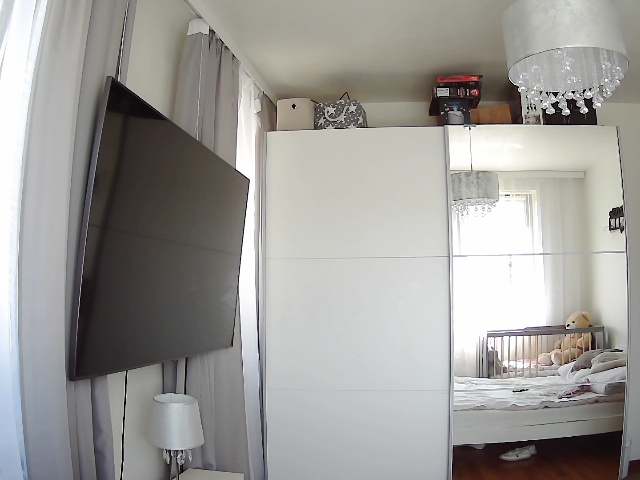
#> input picture resources/right1.jpg, 640 x 480 px, found by its file name
$ python main.py
#> lines starting #> are read from the running program, lines starting #| are printed output that depends on the picture; after the words box and inside, x2 and y2 are one past the last pixel; in counts of white or black regions, pixels touching at a corner belong together
### software/util.py
import numpy as np


def rgb_to_gray(img):
    coeffs = np.array([0.2125, 0.7154, 0.0721])
    return img @ coeffs


def image_quantization(img):
    new_img = np.array(img, copy=True)
    for i in range(img.shape[0]):
        for j in range(img.shape[1]):
            for k in range(3):
                if img[i, j][k] < 32:
                    gray = 0
                elif img[i, j][k] < 64:
                    gray = 32
                elif img[i, j][k] < 96:
                    gray = 64
                elif img[i, j][k] < 128:
                    gray = 96
                elif img[i, j][k] < 160:
                    gray = 128
                elif img[i, j][k] < 192:
                    gray = 160
                elif img[i, j][k] < 224:
                    gray = 192
                else:
                    gray = 224
                new_img[i, j][k] = np.uint8(gray)
    return new_img

### software/suauvol.py
import math

import numpy as np


def integral_image(image, height, width):
    i = np.zeros((height, width))
    ii = np.zeros((height, width))
    for h in range(0, height):
        sum_i = 0
        sum_sqr = 0
        for w in range(0, width):
            sum_i += image[h][w]
            sum_sqr += image[h][w] * image[h][w]
            if h == 0:
                i[h][w] = sum_i
                ii[h][w] = sum_sqr
            else:
                i[h][w] = i[h - 1][w] + sum_i
                ii[h][w] = ii[h - 1][w] + sum_sqr
    return i, ii


def sauvola(image, I, II, height, width, k, r, R):
    bw = np.zeros((height, width))
    s = (2 * r + 1) * (2 * r + 1)
    for h in range(0, height):
        for w in range(0, width):
            if r + 1 <= h < height - r - 1 and r + 1 <= w < width - r - 1:
                sum = I[h + r][w + r] + I[h - r - 1][w - r - 1] - I[h - r - 1][w + r] - \
                      I[h + r][w - r - 1]
                sumSqr = II[h + r][w + r] + II[h - r - 1][w - r - 1] - II[h - r - 1][w + r] - \
                         II[h + r][w - r - 1]
                avg = sum / s
                bw[h][w] = 0 if image[h][w] < avg * (1 + k * (math.sqrt(abs(sumSqr / s - avg * avg)) / R - 1)) else 255
    return bw


def binarization(image, k, r, R):
    I, II = integral_image(image, image.shape[0], image.shape[1])
    return sauvola(image, I, II, image.shape[0], image.shape[1], k, r, R)

### software/canny_detector.py
import numpy as np


def mask_generation(t, sigma):
    temp = -np.log(t) * 2 * (sigma ** 2)
    half = np.round(np.sqrt(temp))
    y, x = np.meshgrid(range(-int(half), int(half) + 1), range(-int(half), int(half) + 1))
    return x, y


def gaussian(x, y, sigma):
    temp = ((x ** 2) + (y ** 2)) / (2 * (sigma ** 2))
    return np.exp(-temp)


def pad(img, kernel):
    r, c = img.shape
    kr, kc = kernel.shape
    padded = np.zeros((r + kr, c + kc), dtype=img.dtype)
    insert = np.uint(kr / 2)
    padded[int(insert): int(insert + r), int(insert): int(insert + c)] = img
    return padded


def smooth(img, kernel=None):
    if kernel is None:
        mask = np.array([[1, 1, 1], [1, 1, 1], [1, 1, 1]])
    else:
        mask = kernel
    i, j = mask.shape
    output = np.zeros((img.shape[0], img.shape[1]))
    image_padded = pad(img, mask)
    for x in range(img.shape[0]):
        for y in range(img.shape[1]):
            output[x, y] = (mask * image_padded[x:x + i, y:y + j]).sum() / mask.sum()
    return output


def f(fx, fy, sigma):
    return (fx ** 2 + fy ** 2) / (2 * sigma ** 2)


def calculate_mask(fx, fy, sigma):
    temp = f(fx, fy, sigma)
    gx = -((fy * np.exp(-temp)) / sigma ** 2)
    gx = (gx * 255)
    gy = -((fx * np.exp(-temp)) / sigma ** 2)
    gy = (gy * 255)
    return gx, gy


def apply_mask(image, kernel):
    i, j = kernel.shape
    kernel = np.flipud(np.fliplr(kernel))
    output = np.zeros_like(image)
    image_padded = pad(image, kernel)
    for x in range(image.shape[0]):
        for y in range(image.shape[1]):
            output[x, y] = (kernel * image_padded[x:x + i, y:y + j]).sum()
    return output


def gradient_magnitude(fx, fy):
    mag = np.sqrt((fx ** 2) + (fy ** 2))
    mag = mag * 100 / mag.max()
    return np.around(mag)


def gradient_direction(fx, fy):
    g_dir = np.rad2deg(np.arctan2(fy, fx)) + 180
    return g_dir


def digitize_angle(angle):
    quantized = np.zeros((angle.shape[0], angle.shape[1]))
    for i in range(angle.shape[0]):
        for j in range(angle.shape[1]):
            if 0 <= angle[i, j] <= 22.5 or 157.5 <= angle[i, j] <= 202.5 or 337.5 < angle[i, j] < 360:
                quantized[i, j] = 0
            elif 22.5 <= angle[i, j] <= 67.5 or 202.5 <= angle[i, j] <= 247.5:
                quantized[i, j] = 1
            elif 67.5 <= angle[i, j] <= 122.5 or 247.5 <= angle[i, j] <= 292.5:
                quantized[i, j] = 2
            elif 112.5 <= angle[i, j] <= 157.5 or 292.5 <= angle[i, j] <= 337.5:
                quantized[i, j] = 3
    return quantized


def non_max_supp(qn, mag, d):
    m = np.zeros(qn.shape)
    a, b = np.shape(qn)
    for i in range(a - 1):
        for j in range(b - 1):
            if qn[i, j] == 0:
                if mag[i, j - 1] < mag[i, j] or mag[i, j] > mag[i, j + 1]:
                    m[i, j] = d[i, j]
                else:
                    m[i, j] = 0
            if qn[i, j] == 1:
                if mag[i - 1, j + 1] <= mag[i, j] or mag[i, j] >= mag[i + 1, j - 1]:
                    m[i, j] = d[i, j]
                else:
                    m[i, j] = 0
            if qn[i, j] == 2:
                if mag[i - 1, j] <= mag[i, j] or mag[i, j] >= mag[i + 1, j]:
                    m[i, j] = d[i, j]
                else:
                    m[i, j] = 0
            if qn[i, j] == 3:
                if mag[i - 1, j - 1] <= mag[i, j] or mag[i, j] >= mag[i + 1, j + 1]:
                    m[i, j] = d[i, j]
                else:
                    m[i, j] = 0
    return m


def double_thresholding(g_suppressed, low_threshold, high_threshold):
    threshold = np.zeros(g_suppressed.shape)
    for i in range(0, g_suppressed.shape[0]):  # loop over pixels
        for j in range(0, g_suppressed.shape[1]):
            if g_suppressed[i, j] < low_threshold:  # lower than low threshold
                threshold[i, j] = 0
            elif low_threshold <= g_suppressed[i, j] < high_threshold:  # between thresholds
                threshold[i, j] = 128
            else:  # higher than high threshold
                threshold[i, j] = 255
    return threshold


def hysteresis(threshold):
    g_strong = np.zeros(threshold.shape)
    for i in range(0, threshold.shape[0]):  # loop over pixels
        for j in range(0, threshold.shape[1]):
            val = threshold[i, j]
            if val == 128:  # check if weak edge connected to strong
                if threshold[i - 1, j] == 255 or threshold[i + 1, j] == 255 or threshold[
                    i - 1, j - 1] == 255 or threshold[i + 1, j - 1] == 255 or threshold[i - 1, j + 1] == 255 or \
                        threshold[i + 1, j + 1] == 255 or threshold[i, j - 1] == 255 or threshold[i, j + 1] == 255:
                    g_strong[i, j] = 255  # replace weak edge as strong
            elif val == 255:
                g_strong[i, j] = 255  # strong edge remains as strong edge
    return g_strong


def detect_edges(image, sigma, t=0.1):
    x, y = mask_generation(t, sigma)
    gauss = gaussian(x, y, sigma)
    gx, gy = calculate_mask(x, y, sigma)
    smooth_img = smooth(image, gauss)
    fx = apply_mask(smooth_img, gx)
    fy = apply_mask(smooth_img, gy)
    mag = gradient_magnitude(fx, fy)
    mag = mag.astype(int)
    angle = gradient_direction(fx, fy)
    quantized = digitize_angle(angle)
    nms = non_max_supp(quantized, angle, mag)
    threshold = double_thresholding(nms, 1, 70)
    return hysteresis(threshold)

### software/morphology.py
import numpy as np


def dilate(image, dilation_level=3):
    dilation_level = 3 if dilation_level < 3 else dilation_level
    structuring_kernel = np.full(shape=(dilation_level, dilation_level), fill_value=255)
    orig_shape = image.shape
    pad_width = dilation_level - 2
    image_pad = np.pad(array=image, pad_width=pad_width, mode='constant')
    pad_img_shape = image_pad.shape
    h_reduce, w_reduce = (pad_img_shape[0] - orig_shape[0]), (pad_img_shape[1] - orig_shape[1])
    sub_matrix = np.array([
        image_pad[i:(i + dilation_level), j:(j + dilation_level)]
        for i in range(pad_img_shape[0] - h_reduce) for j in range(pad_img_shape[1] - w_reduce)
    ])
    image_dilate = np.array([255 if (i == structuring_kernel).any() else 0 for i in sub_matrix])
    image_dilate = image_dilate.reshape(orig_shape)

    return image_dilate


def erode(image, erosion_level=3):
    erosion_level = 3 if erosion_level < 3 else erosion_level
    structuring_kernel = np.full(shape=(erosion_level, erosion_level), fill_value=255)
    orig_shape = image.shape
    pad_width = erosion_level - 2
    image_pad = np.pad(array=image, pad_width=pad_width, mode='constant')
    pad_img_shape = image_pad.shape
    h_reduce, w_reduce = (pad_img_shape[0] - orig_shape[0]), (pad_img_shape[1] - orig_shape[1])
    sub_matrix = np.array([
        image_pad[i:(i + erosion_level), j:(j + erosion_level)]
        for i in range(pad_img_shape[0] - h_reduce) for j in range(pad_img_shape[1] - w_reduce)
    ])
    image_erode = np.array([255 if (i == structuring_kernel).all() else 0 for i in sub_matrix])
    image_erode = image_erode.reshape(orig_shape)
    return image_erode

### software/main.py
import cv2
import imutils as imutils
import numpy as np
from numpy import uint8
from skimage import img_as_ubyte
from skimage.io import imread, imsave
from skimage.transform import probabilistic_hough_line
from skimage.draw import line
import suauvol
import util
from canny_detector import detect_edges
from morphology import dilate, erode
import time


def edge_detection(grayscale_img):
    # res = feature.canny(grayscale_img, sigma=0.5)
    res = detect_edges(grayscale_img, 0.5)
    return res


def line_detection(img):
    lines = probabilistic_hough_line(img, threshold=10, line_length=10, line_gap=5)
    # lines = detect_lines(img)
    lines_img = np.zeros((img.shape[0], img.shape[1]), dtype=uint8)
    for hline in lines:
        p0, p1 = hline
        rr, cc = line(p0[1], p0[0], p1[1], p1[0])
        #     # drawing red lines on original image
        lines_img[rr, cc] = 255
    return lines_img


left = imread('resources/right1.jpg')
#> left is the input picture: shape (480, 640, 3); mean R, G, B 157.5, 156.2, 152.8
right = imread('resources/right2.jpg')
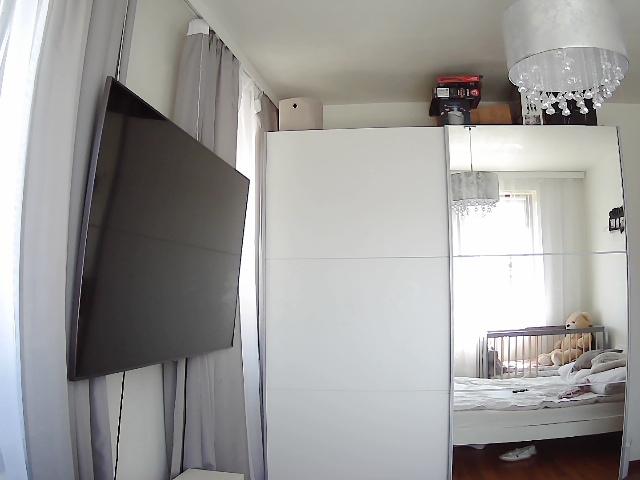
#> input picture resources/right2.jpg, 640 x 480 px, found by its file name
#> right is the input picture: shape (480, 640, 3); mean R, G, B 157.2, 156.2, 154.8
height = left.shape[0]
#> height = 480
width = left.shape[1]
#> width = 640

# at least 1% of the image needs to be covered
thresh = height * width * 0.01 * 0.01
#> thresh = 30.72

# convert image to grayscale
start = time.time()
left_gray = util.rgb_to_gray(left)
end = time.time()
print("RGB to grayscale left.jpg time: ", end - start, "s.")

start = time.time()
right_gray = util.rgb_to_gray(right)
end = time.time()
print("RGB to grayscale right.jpg time: ", end - start, "s.")

imsave("obrazy_i_dane/left_grayscale.jpg", left_gray.astype(np.uint8))
imsave("obrazy_i_dane/right_grayscale.jpg", right_gray.astype(np.uint8))

# binarization
start = time.time()
left_bin = suauvol.binarization(left_gray, 0.2, 13, 128)
#> after the loop in integral_image, `for h in range(0, height):`:
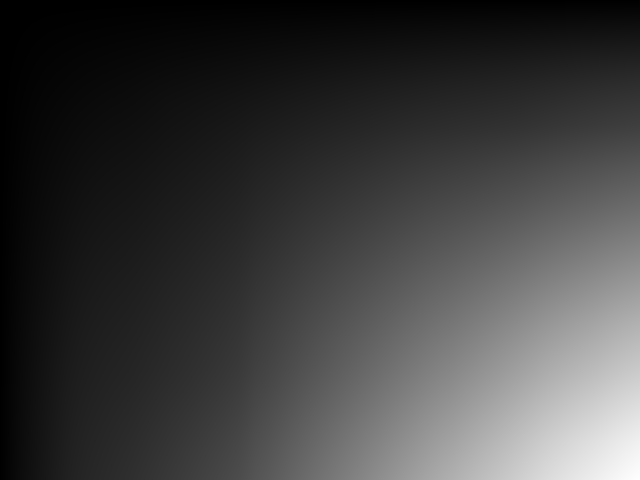
#> i: shape (480, 640) float64; min 237.1, max 47990980.5, mean 11734213.9; drawn with min black and max white
#> after the loop in sauvola, `for h in range(0, height):`:
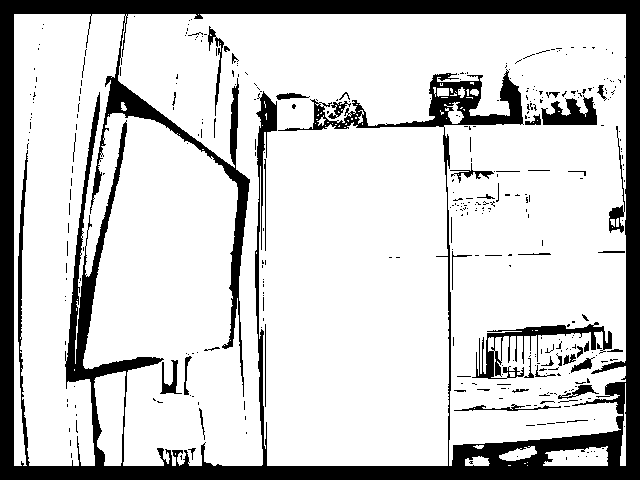
#> bw: shape (480, 640) float64; 80.6% white; 369 black regions (318 under 20 px), largest, box (x1, y1, x2, y2) and area: (0, 0, 640, 480) 51880, (472, 322, 612, 379) 1850, (541, 95, 597, 125) 994
end = time.time()
print("Sauvol binarization time left.jpg time: ", end - start, "s.")

start = time.time()
right_bin = suauvol.binarization(right_gray, 0.2, 13, 128)
#> after the loop in sauvola (call 2), `for h in range(0, height):`: bw: shape (480, 640) float64; 80.7% white; 334 black regions (290 under 20 px), largest, box (x1, y1, x2, y2) and area: (0, 0, 640, 480) 49635, (360, 65, 524, 128) 2846, (471, 323, 612, 379) 1944
end = time.time()
print("Sauvol binarization time right2.jpg time: ", end - start, "s.")

imsave("obrazy_i_dane/left_bin.jpg", left_bin.astype(np.uint8))
imsave("obrazy_i_dane/right_bin.jpg", right_bin.astype(np.uint8))

# edge detection
start = time.time()
left_edges = edge_detection(left_bin)
#> in pad, `padded[int(insert): int(insert + r), int(insert): int(insert + c)] = img`: padded: shape (483, 643) float64; 79.7% white; 369 black regions (318 under 20 px), largest, box (x1, y1, x2, y2) and area: (0, 0, 643, 483) 55249, (473, 323, 613, 380) 1850, (542, 96, 598, 126) 994
#> in detect_edges, `mag = mag.astype(int)`: mag: shape (480, 640) int64; 101 distinct labels, from 0 to 100
#> after the loop in hysteresis, `for i in range(0, threshold.shape[0]):`: g_strong: shape (480, 640) float64; 11.3% white in thin lines or dots
end = time.time()
print("Edge detection left.jpg time: ", end - start, "s.")

start = time.time()
right_edges = edge_detection(right_bin)
#> call 2 of detect_edges, with sigma = 0.5, t = 0.1
#> in pad (call 4), `padded[int(insert): int(insert + r), int(insert): int(insert + c)] = img`: padded: shape (483, 643) float64; 79.8% white; 334 black regions (290 under 20 px), largest, box (x1, y1, x2, y2) and area: (0, 0, 643, 483) 53004, (361, 66, 525, 129) 2846, (472, 324, 613, 380) 1944
#> after the loop in apply_mask (call 4), `for x in range(image.shape[0]):`:
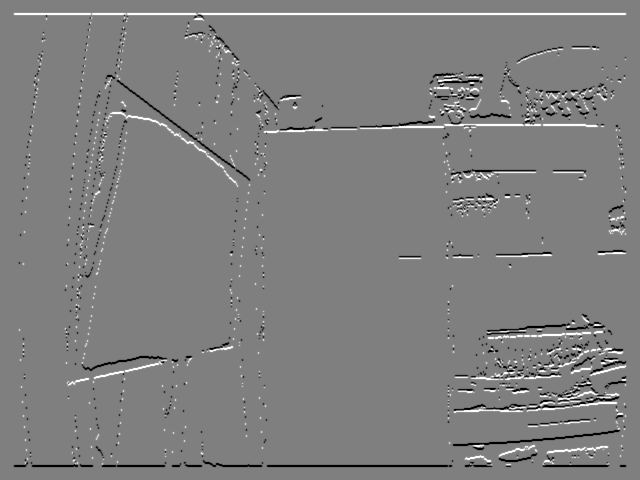
#> output: shape (480, 640) float64; min -39964.6, max 39964.6, mean 0; drawn with min black and max white
#> in detect_edges (call 2), `mag = mag.astype(int)`:
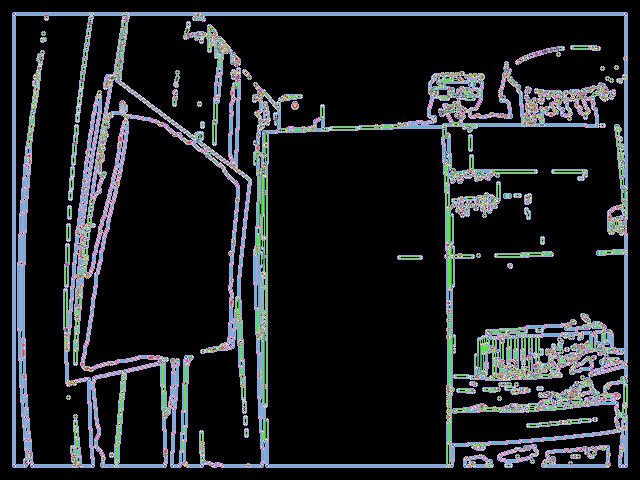
#> mag: shape (480, 640) int64; 101 distinct labels, from 0 to 100; one colour per label, 0 black
#> after the loop in digitize_angle (call 2), `for i in range(angle.shape[0]):`:
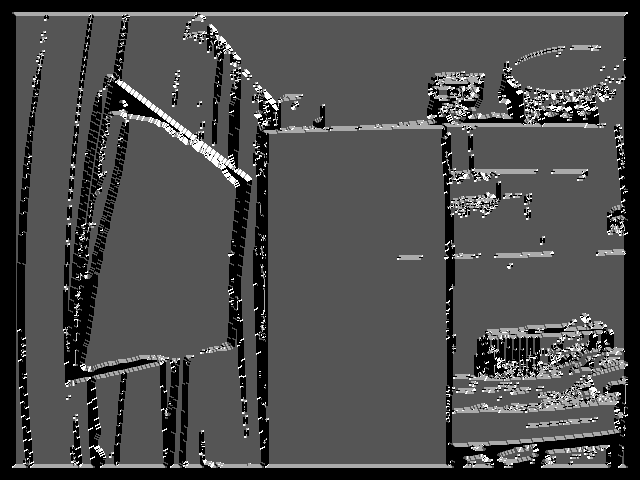
#> quantized: shape (480, 640) float64; min 0, max 3, mean 0.891; drawn with min black and max white
#> after the loop in hysteresis (call 2), `for i in range(0, threshold.shape[0]):`: g_strong: shape (480, 640) float64; 11% white in thin lines or dots
end = time.time()
print("Edge detection right.jpg time: ", end - start, "s.")

imsave("obrazy_i_dane/left_edges.jpg", left_edges.astype(np.uint8))
imsave("obrazy_i_dane/right_edges.jpg", right_edges.astype(np.uint8))

start = time.time()
left_dilate = dilate(left_edges)
#> in dilate, `image_pad = np.pad(array=image, pad_width=pad_width, mode='constant')`: image_pad: shape (482, 642) float64; 11.3% white in thin lines or dots
#> in dilate, `image_dilate = image_dilate.reshape(orig_shape)`: image_dilate: shape (480, 640) int64; 21.3% white; 89 white regions, largest, box (x1, y1, x2, y2) and area: (63, 307, 629, 469) 19970, (11, 11, 629, 371) 14366, (252, 70, 609, 269) 12042
end = time.time()
print("Dilate for left.jpg time: ", end - start, "s.")

start = time.time()
right_dilate = dilate(right_edges)
#> call 2 of dilate, with dilation_level = 3
#> in dilate (call 2), `image_pad = np.pad(array=image, pad_width=pad_width, mode='constant')`: image_pad: shape (482, 642) float64; 10.9% white in thin lines or dots
#> in dilate (call 2), `image_dilate = image_dilate.reshape(orig_shape)`:
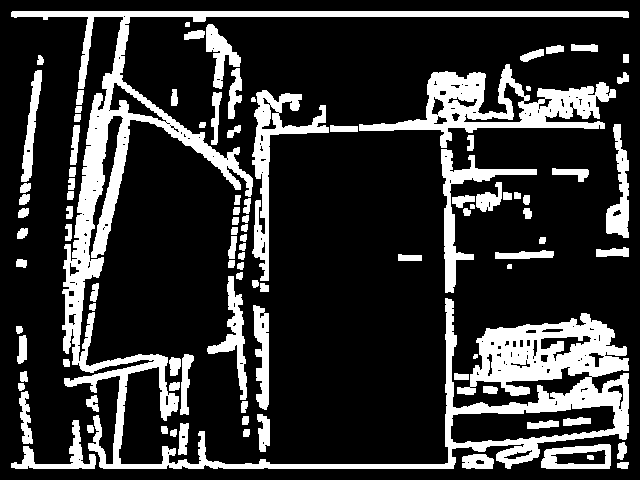
#> image_dilate: shape (480, 640) int64; 20.8% white; 101 white regions
end = time.time()
print("Dilate for right.jpg time: ", end - start, "s.")

imsave("obrazy_i_dane/left_dilate.jpg", left_dilate.astype(np.uint8))
imsave("obrazy_i_dane/right_dilate.jpg", right_dilate.astype(np.uint8))

start = time.time()
left_erode = erode(left_dilate)
end = time.time()
print("Erode left.jpg time: ", end - start, "s.")

start = time.time()
right_erode = erode(right_dilate)
end = time.time()
print("Erode right.jpg time: ", end - start, "s.")

imsave("obrazy_i_dane/left_erode.jpg", left_erode.astype(np.uint8))
imsave("obrazy_i_dane/right_erode.jpg", right_erode.astype(np.uint8))

start = time.time()
left_lines = line_detection(left_erode)
#> in line_detection, `lines = probabilistic_hough_line(img, threshold=10, line_length=10, li..`: lines = 2007 items
#> the loop in line_detection, `for hline in lines:` made 2007 passes
#> (p0, p1) on passes 1 to 3: ((627, 15), (12, 15)), ((627, 14), (12, 14)), ((489, 465), (463, 465))
end = time.time()
print("Line detection left.jpg time: ", end - start, "s. ")


start = time.time()
right_lines = line_detection(right_erode)
#> the loop in line_detection (call 2), `for hline in lines:` made 2019 passes
#> (p0, p1) on passes 1 to 3: ((627, 15), (12, 15)), ((627, 14), (12, 14)), ((276, 129), (603, 124))
end = time.time()
print("Line detection right.jpg time: ", end - start, "s.")

imsave("obrazy_i_dane/left_lines.jpg", left_lines.astype(np.uint8))
imsave("obrazy_i_dane/right_lines.jpg", right_lines.astype(np.uint8))
# diff = compare_images(left_edges, right_edges, method='diff')
start = time.time()
diff = np.abs(left_lines - right_lines)
end = time.time()
print("Diff left and right lines time: ", end - start, "s.")

rectangles = cv2.findContours(img_as_ubyte(diff), cv2.RETR_EXTERNAL, cv2.CHAIN_APPROX_SIMPLE)
#> rectangles = 1760 contours, 1684 with area under 20; largest, box (x1, y1, x2, y2) and area: (262, 90, 427, 132) 1694, (114, 372, 128, 465) 693, (152, 367, 190, 419) 636, (63, 263, 87, 370) 623, (16, 296, 33, 461) 582
rectangles = imutils.grab_contours(rectangles)
for c in rectangles:
    (x, y, w, h) = cv2.boundingRect(c)
    if w * h >= thresh:
        left_q = util.image_quantization(left[y:y + h, x:x + w])
        right_q = util.image_quantization(right[y:y + h, x:x + w])
        mean_diff = np.mean(left_q) - np.mean(right_q)
        if abs(mean_diff) > 10:
            cv2.rectangle(right, (x, y), (x + w, y + h), (0, 255, 0), 2)
#> this loop made 1760 passes
#> (x, y, w, h, mean_diff) on passes 38, 44, 45, 47, 59, 61, 62, 63, 64, 70, 72, 74: (482, 456, 17, 12, -0.0523), (78, 454, 5, 11, -0.194), (549, 453, 8, 12, 1.56), (500, 453, 9, 9, 1.19), (602, 448, 8, 16, 0.583), (587, 448, 12, 3, 0), (559, 448, 16, 3, 0), (23, 448, 6, 10, -7.82), (535, 447, 12, 8, 0), (583, 445, 18, 3, 0), (619, 444, 7, 24, 0.571), (508, 444, 6, 6, 0)
#> (c, x, y, w, h) on passes 1, 2, 3, 5, 7, 8: ([[545, 467], [546, 467]], 545, 467, 2, 1), ([[467, 467], [475, 467]], 467, 467, 9, 1), ([[189, 467], [190, 467]], 189, 467, 2, 1), ([[104, 467], [105, 467]], 104, 467, 2, 1), ([[27, 467], [33, 467]], 27, 467, 7, 1), ([[94, 464], [94, 467], [95, 467], [95, 464]], 94, 464, 2, 4)
imsave("obrazy_i_dane/diff.jpg", right)
